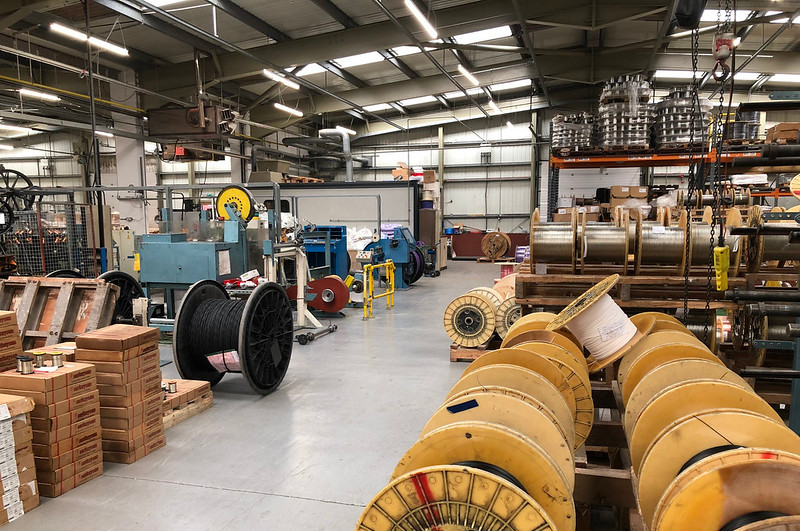
#> input picture pria/python/matplotlib/img/image1.jpg, 800 x 531 px
$ jupyter execute 02_intro-imagenes.ipynb
#> lines starting #> are read from the running program, lines starting #| are printed output that depends on the picture
<center>
<h1 style="color: #007BC4;">Curso de programación con Python</h1>
<h3 style="color: #333333;">Tema 11: Gráficas - Matplotlib: imágenes</h3>
</center>
<br>

## Importamos las librerías

[cell 1]
import skimage
import numpy as np
import matplotlib.pylab as plt
from skimage.io import imread

<a name="read"></a>
<h1 style="color: #007BC4;">Leer una imagen desde archivo</h1>
<hr style="border: 0.5px solid #007BC4;">

<ol>
    <li> Importamos el módulo necesarios para leer una imagen de un archivo</li>
    <li> Leemos la imagen de un archivo (usamos la variable <b>img1_filename</b> para indicar el nombre del fichero que vamos a leer)</li>
</ol>

Para leer la imagen, utilizamos la función <code>imread</code> (<a href="https://scikit-image.org/docs/stable/api/skimage.io.html">documentación de la función</a>) del módulo <code>io</code> de la librería <code>scikit-image</code>.

[cell 2]
from skimage.io import imread
img1_filename = 'img/image1.jpg'
image1 = imread(img1_filename)
#> image1 is the input picture: shape (531, 800, 3); mean R, G, B 129.8, 112.5, 93

<a name="show"></a>
<h1 style="color: #007BC4;">Mostrar imágenes por pantalla</h1>
<hr style="border: 0.5px solid #007BC4;">

<h2> Mostrar una imagen</h2>

Para mostrar una imagen por pantalla vamos a utilizar varias funciones de <code>matplotlib.pyplot</code> (<a href="https://matplotlib.org/stable/api/pyplot_summary.html">documentación</a>):

<ul>
    <li><code>figure</code>: Con ella crearemos una figura, dentro de la cual, mostraremos las imágenes. Podemos indicar el tamaño de la figura con el parámetro <code>figsize</code> (las unidades son pulgadas).</li>
    <li><code>imgshow</code>: Muestra una imagen en la figura.</li>
    <li><code>show</code>: Muestra la figura por pantalla.</li>
    <li><code>axis</code>: si queremos ocultar los ejes, llamaremos a esta función con el parámetro 'off'.</li>
</ul>

A continuación, un par de ejemplos de uso de estas funciones con distintos parámetros:

[cell 3]
plt.figure(figsize=(10,5)) # width = 10, height = 5
plt.imshow(image1)
plt.show()

Ahora sin mostrar los ejes:

[cell 4]
plt.figure(figsize=(10,5))
plt.imshow(image1)
plt.axis('off') #desactivamos los ejes
plt.show()

<h2> Mostrar varias imágenes en una misma figura</h2>

Podemos mostrar varias imágenes en una misma figura. Para ello, vamos a utilizar la función <code>subplot</code>(<a href="https://matplotlib.org/stable/api/_as_gen/matplotlib.pyplot.subplot.html">documentación de la función</a>) con tres parámetros:
<ul>
    <li>Número de filas totales</li>
    <li>Número de columnas totales</li>
    <li>Índice de la imagen dentro del número total de imágenes</li>
</ul>

Es decir, si queremos mostrar una fila con dos imágenes, utilizaremos dos veces la función <code>subplot</code>, indicando el valor 1 para el número de filas y el valor 2 para el de columnas en ambas llamadas a la función. El índice de la imagen será 1 para la primera imagen y 2 para la segunda. Podemos verlo en el siguiente ejemplo:

[cell 5]
image2 = imread('img/image2.jpg')
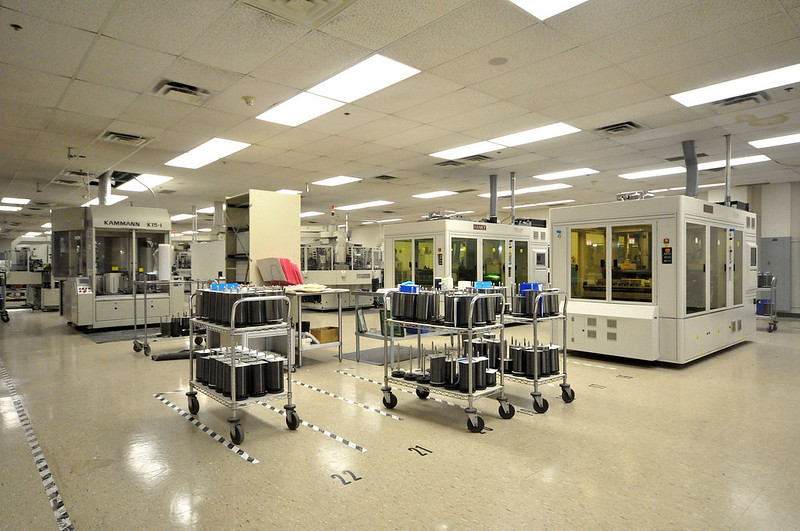
#> input picture pria/python/matplotlib/img/image2.jpg, 800 x 531 px
#> image2 is the input picture: shape (531, 800, 3); mean R, G, B 160.7, 151.9, 126.9

plt.figure(figsize=(10,8))
plt.subplot(1,2,1) # 1 - numrows, 2 - numcols, 1 - image index
plt.imshow(image1)
plt.axis('off')
plt.subplot(1,2,2) # # 1 - numrows, 2 - numcols, 2 - image index
plt.imshow(image2)
plt.axis('off')
plt.show()
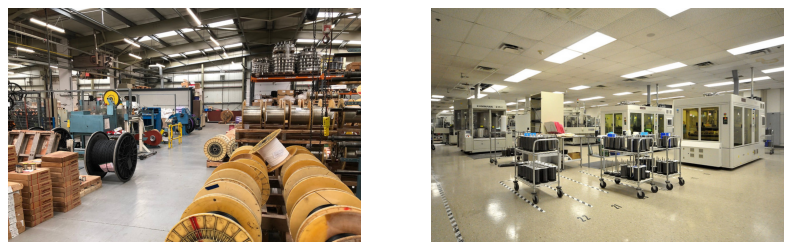
#> figure drawn by matplotlib, 2 panels

Y, si queremos mostrar un grid con cuatro imágenes, tendremos que indicar que el número de filas es 2 y el de columnas también es 2, como en el siguiente ejemplo:

[cell 6]
plt.figure()
plt.subplot(2,2,1)
plt.imshow(image1)
plt.axis('off')
plt.subplot(2,2,2)
plt.imshow(image2)
plt.axis('off')
plt.subplot(2,2,3)
plt.imshow(image1)
plt.axis('off')
plt.subplot(2,2,4)
plt.imshow(image2)
plt.axis('off')
plt.show()
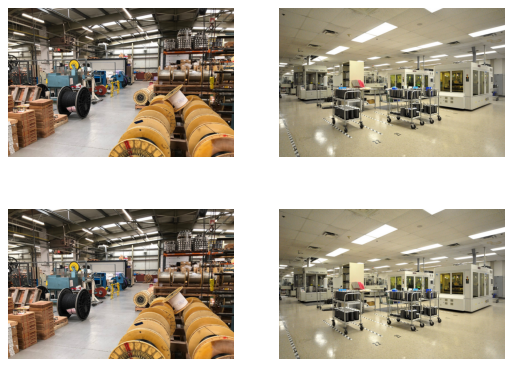
#> figure drawn by matplotlib, 4 panels
